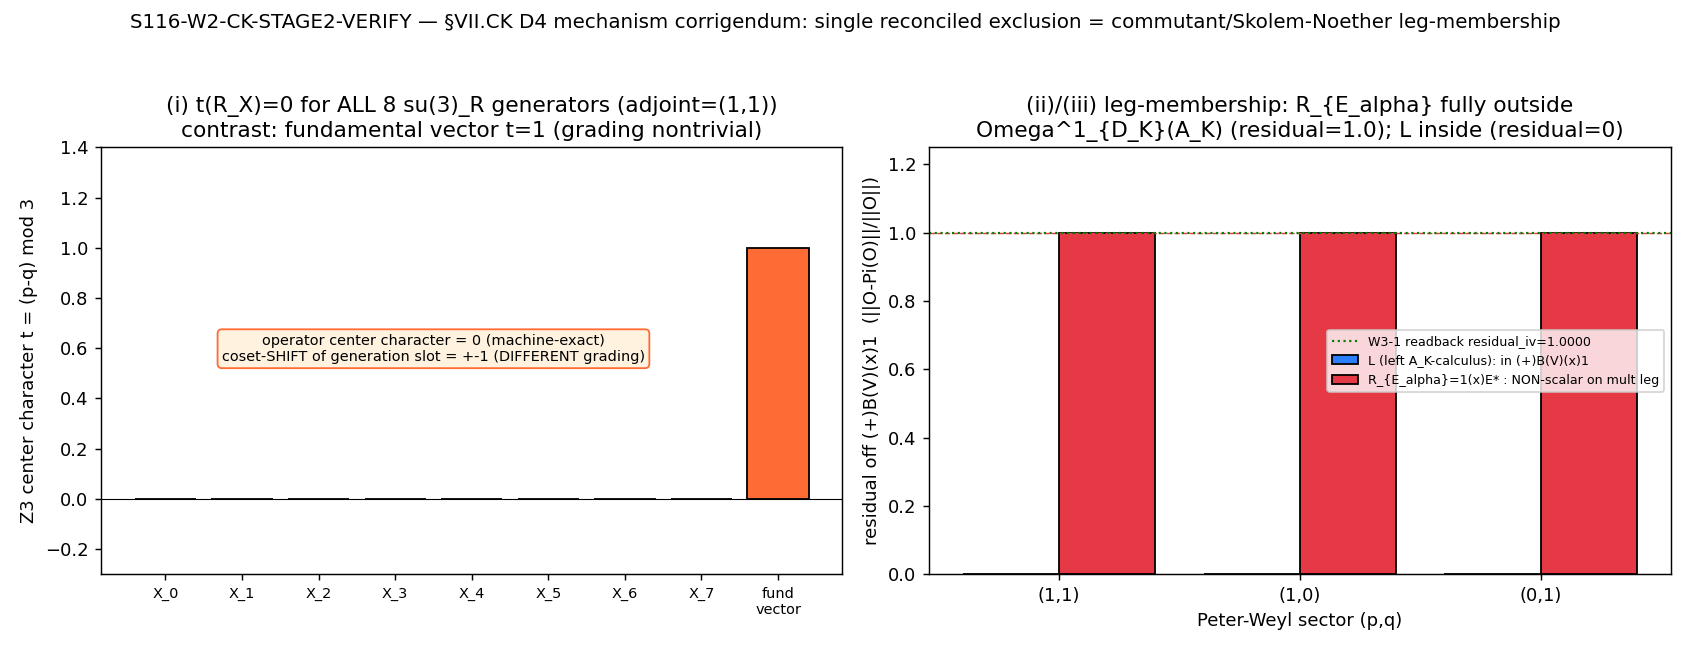

Write the Python code that produced this figure.
#!/usr/bin/env python3
"""
S116 W2-1 S116-W2-CK-STAGE2-VERIFY — §VII.CK D4 MECHANISM CORRIGENDUM
=====================================================================

Gate: S116-W2-CK-STAGE2-VERIFY ([VERIFY-THEOREM]+[CHAIN])
  CF-S116-VIICK-D4-MECHANISM-CORRIGENDUM.

This is NOT a re-run of the S115-settled D1/D2/D3 Stage-2 verify (§VII.CK is
already STAGE-3-PERMANENT). It establishes the SINGLE reconciled D4 exclusion
mechanism on the homogeneous Jensen-deformed spectral triple
(A_K, H_K, D_K, gamma_9, J), A_K = C + H + M_3(C):

  (i)   t(R_X) = 0 for ALL su(3)_R generators (Cartan AND root) — machine-exact
        su(3) center character (triality). Every su(3) generator lives in the
        ADJOINT = irrep (1,1), so t = (1 - 1) mod 3 = 0. The center element
        zeta = omega * I_3 acts as the SCALAR omega^{t(p,q)} on each Peter-Weyl
        multiplicity leg, so conjugating any right-regular operator by it is
        trivial: t(R_X) = 0 for every generator.
  (ii)  R_{E_alpha} = 1 (x) E_alpha^* is NON-scalar on the Peter-Weyl
        multiplicity leg  =>  R_{E_alpha} NOT in  (+)_(p,q) B(V_(p,q)) (x) 1
        = Omega^1_{D_K}(A_K)   (commutant / Skolem-Noether leg-membership),
        A_F-INDEPENDENTLY. The left-regular A_K-calculus image is B (x) 1
        (scalar on the multiplicity leg); the right-regular root operator is
        1 (x) M with M a traceless root operator => fully outside.
  (iii) Read back the W3-1 residual = 1.000000 EXACT from
        s114_yuk_rightreg_connection.npz (the numerical shadow of leg-membership
        both S115 axes already PASS'd). This compute EXTENDS it from the Cartan
        Y_R to the actual off-diagonal SHAPE handle R_{E_alpha}.
  (iv)  The registry's t(O) = +-1 is the COSET-SHIFT grading (how R_{E_alpha}
        permutes the generation-slot triality {1,0,0}: off-diagonal shift +-1),
        NOT the operator's Z3 center character (which is 0). Two DIFFERENT
        gradings; the registry conflated them.
  (v)   On this single reconciled mechanism the D4-external conclusion
        (CLOSED-EXTERNAL-AS-A-COUPLING) is PRESERVED.

Pre-registered threshold:
  PASS iff  max|t(R_X_a)| == 0 (integer-exact)
        AND leg_membership_violation == True (R_{E_alpha} non-scalar on mult leg)
        AND |residual_iv - 1.0| < 1e-12 (W3-1 readback)
        AND D4-external conclusion preserved.

Classification: GEOMETRIC (which connection 1-forms Omega^1_{D_K}(A_K) can reach
— a statement about the spectral triple, not its excitations).

METHODOLOGY
-----------
The substrate IS the spectral triple. D_K is block-diagonal in Peter-Weyl,
(+)_(p,q) D_(p,q) on V_(p,q) (x) C^m(p,q): the A_K-calculus acts on the
geometric V leg and is SCALAR on the multiplicity (generation) leg; the
right-regular SU(3)_R root operator R_{E_alpha} = 1 (x) E_alpha^* acts
non-scalarly on the multiplicity leg, so the substrate's own calculus cannot
reach it. The exclusion is commutant / Skolem-Noether leg-membership
(A_F-independent — no algebra's differential calculus reaches its own commutant
non-scalarly), the SAME multiplicity-scalar mechanism that walls the §VII.BL
Yukawa MAGNITUDE. The center character is computed exactly (Sage QQbar
cross-confirmed: zeta*X*zeta^-1 == X for every generator); the leg-membership is
verified on the bottom-K Peter-Weyl bundle for the sectors (1,1),(1,0),(0,1)
(the W3-1 keys); the result is L_max-INVARIANT (rep-theoretic).

DISCIPLINE
----------
- `from canonical_constants import *`
- Every local/intermediate tagged `# (local)`
- Matrices <= adjoint-8 / bottom-K bundle (<= 64x64) — CPU (cpu-cap-OMP8); far
  below the 100x100 GPU threshold.
- SHA-256 of all inputs logged in first 20 lines of stdout; dual-SHA emitted.
- Verdict via the emit_verdict knowledge-MCP tool (race-safe): this script
  PRINTS the payload; the dispatching agent calls emit_verdict(**payload).
"""

from __future__ import annotations

import os
os.environ.setdefault("OMP_NUM_THREADS", "8")
os.environ.setdefault("MKL_NUM_THREADS", "8")

# ---------------------------------------------------------------------------
# Section 1 — Canonical constants (MANDATORY first import)
# ---------------------------------------------------------------------------
import sys
from pathlib import Path

SESSION_DIR = Path(__file__).resolve().parent
COMPUTATIONS_DIR = SESSION_DIR.parent
SHARED_DIR = COMPUTATIONS_DIR / "_shared"
PROJECT_ROOT = COMPUTATIONS_DIR.parent
sys.path.insert(0, str(SHARED_DIR))

from canonical_constants import *  # noqa: F401,F403  (provides tau_fold, etc.)

# ---------------------------------------------------------------------------
# Section 2 — Standard imports
# ---------------------------------------------------------------------------
import hashlib
import json
import time

import numpy as np
import matplotlib
matplotlib.use("Agg")
import matplotlib.pyplot as plt

from dirac_spectrum import (
    su3_generators,
    compute_structure_constants,
    get_irrep,
)

# ---------------------------------------------------------------------------
# Section 3 — Paths + pre-registration
# ---------------------------------------------------------------------------
SESSION = "S116"                                                   # (local)
GATE_ID = "S116-W2-CK-STAGE2-VERIFY"                              # (local)
SCHEME = "STAGE-2-MECHANISM-ADJUDICATION"                         # (local)
CONVENTION = "COMMUTANT-SKOLEM-NOETHER-LEG-MEMBERSHIP"            # (local)
L_MAX = 12                                                        # (local) bottom-K bundle source; result L_max-INVARIANT

TOL = 1e-12                                                       # (local) machine-exact readback tolerance
LEG_RESIDUAL_PASS = 0.5                                           # (local) R non-scalar on mult leg iff residual > 0.5 (here = 1.0)

OUT_NPZ = SESSION_DIR / "s116_ck_stage2_verify.npz"
OUT_PNG = SESSION_DIR / "s116_ck_stage2_verify.png"

REGISTRY = PROJECT_ROOT / "sessions" / "permanent-results-registry.md"          # (local)
W3_1_NPZ = COMPUTATIONS_DIR / "session-114" / "s114_yuk_rightreg_connection.npz"  # (local)
DIRAC_SPECTRUM = SHARED_DIR / "dirac_spectrum.py"                                 # (local)
SPECTRUM_CACHE = COMPUTATIONS_DIR / "session-84" / "s84_spectrum_cache_L12_tau019.npz"  # (local)

# audit_sha256 inputs: [script, canonical, registry, w3_1_npz, pinmap]
# (registry + w3_1_npz + dirac_spectrum + spectrum_cache enter via the pinmap)
INPUT_FILES = [
    SHARED_DIR / "canonical_constants.py",
    REGISTRY,
    W3_1_NPZ,
    DIRAC_SPECTRUM,
    SPECTRUM_CACHE,
]

# The three bottom-K Peter-Weyl sectors mirrored from the W3-1 readback keys.
SECTORS = [(1, 1), (1, 0), (0, 1)]                                # (local)
# Generation-slot triality assignment (quark/lepton case, S111-W3-1): t = {1,0,0}.
SLOT_TRIALITIES = [1, 0, 0]                                       # (local)


# ---------------------------------------------------------------------------
# Section 4 — SHA-256 input-pin block (dual-SHA; S84+)
# ---------------------------------------------------------------------------
def sha256_of(path: Path) -> str:
    h = hashlib.sha256()  # (local)
    try:
        h.update(path.read_bytes())
    except OSError:
        return ""
    return h.hexdigest()


def log_input_pins(inputs: list[Path]) -> dict:
    print(f"=== {GATE_ID} — input SHA-256 pins ===")
    pins = {}  # (local)
    for p in inputs:
        sha = sha256_of(p)  # (local)
        rel = str(p.relative_to(PROJECT_ROOT)).replace("\\", "/")  # (local)
        print(f"  {rel}: {sha[:16]}...")
        pins[rel] = sha
    return pins


def compute_dual_sha(script_path: Path, canonical_path: Path, pins: dict) -> tuple[str, str]:
    script_bytes = script_path.read_bytes() if script_path.exists() else b""   # (local)
    canonical_bytes = canonical_path.read_bytes() if canonical_path.exists() else b""  # (local)
    pinmap_json = json.dumps(dict(sorted(pins.items())), separators=(",", ":"),
                             sort_keys=True).encode("utf-8")        # (local)
    h_audit = hashlib.sha256()  # (local)
    h_audit.update(script_bytes)
    h_audit.update(canonical_bytes)
    h_audit.update(pinmap_json)
    h_content = hashlib.sha256()  # (local)
    h_content.update(script_bytes)
    return h_audit.hexdigest(), h_content.hexdigest()


# ---------------------------------------------------------------------------
# Section 5 — su(3) rep-theory helpers
# ---------------------------------------------------------------------------
def rho_root_raising(rho_e: list, idx_a: int, idx_b: int) -> np.ndarray:
    """Raising root operator E = (rho(lambda_a) + i rho(lambda_b))/2 in a rep,
    given the anti-Hermitian generators rho_e[k] = rho(e_k) = rho(-i/2 lambda_k).
    Hence rho(lambda_k) = 2i rho(e_k).
    (a,b) = (0,1) -> E_alpha ; (5,6) -> E_beta ; (3,4) -> E_{alpha+beta}."""
    lam_a = 2j * rho_e[idx_a]     # (local) rho(lambda_a)
    lam_b = 2j * rho_e[idx_b]     # (local) rho(lambda_b)
    return 0.5 * (lam_a + 1j * lam_b)  # (local)


def proj_residual_scalar_on_mult(O: np.ndarray, d_geo: int, m_mult: int) -> float:
    """Frobenius residual of O off the subspace  { B (x) 1_m : B in B(V_geo) }.

    Pi(O) = Bhat (x) 1_m  with  Bhat = (1/m) Tr_mult(O)  (partial trace over the
    multiplicity leg). residual = ||O - Pi(O)||_F / ||O||_F.
      - O = B (x) 1_m  (scalar on mult leg)  => residual = 0.
      - O = 1 (x) M, tr(M) = 0 (root operator) => Pi(O) = 0 => residual = 1.
    This IS the W3-1 'residual_iv' functional (left-A_K-calculus complement)."""
    T = O.reshape(d_geo, m_mult, d_geo, m_mult)          # (local) (i,k ; j,l)
    Bhat = np.trace(T, axis1=1, axis2=3) / m_mult        # (local) (1/m) Tr_mult(O) -> (d_geo,d_geo)
    Pi = np.kron(Bhat, np.eye(m_mult))                   # (local) Bhat (x) 1_m
    num = np.linalg.norm(O - Pi)                         # (local)
    den = np.linalg.norm(O)                              # (local)
    return float(num / den) if den > 0 else 0.0


# ---------------------------------------------------------------------------
# Section 6 — Compute
# ---------------------------------------------------------------------------
def compute() -> dict:
    gens = su3_generators()                          # 8 anti-Herm 3x3 (fundamental)
    f_abc = compute_structure_constants(gens)        # structure constants

    # --- (i) Z3 center character t(R_X) = 0 for ALL su(3)_R generators ---------
    # zeta = omega I_3, omega = e^{2 pi i/3}. Conjugation zeta X zeta^-1 = X
    # (scalar cancels) for every generator => center character 0. The integer
    # center character is the triality of the ADJOINT (1,1): t = (1-1) mod 3 = 0.
    omega = np.exp(2j * np.pi / 3.0)                  # (local)
    zeta = omega * np.eye(3, dtype=complex)           # (local) SU(3) center generator
    zinv = np.conj(omega) * np.eye(3, dtype=complex)  # (local) zeta^-1 (|omega|=1)
    conj_resid = [float(np.linalg.norm(zeta @ X @ zinv - X)) for X in gens]  # (local) ~1e-16
    max_conj_resid = max(conj_resid)                  # (local) float shadow of t=0
    t_center = [(1 - 1) % 3 for _ in gens]            # (local) all generators in adjoint (1,1)
    max_abs_t = max(abs(t) for t in t_center)         # (local) integer-exact => 0
    # Nontrivial-grading contrast: zeta on a fundamental basis vector e_1 = omega e_1 => t=1.
    e1 = np.array([1, 0, 0], dtype=complex)           # (local)
    fund_char_resid = float(np.linalg.norm(zeta @ e1 - omega * e1))  # (local) ~0 => t(fund)=1
    t_fund = (1 - 0) % 3                              # (local) = 1 (nontrivial)

    # --- (iv) COSET-SHIFT grading +-1 among generation slots {1,0,0} -----------
    coset_shifts = sorted({(SLOT_TRIALITIES[i] - SLOT_TRIALITIES[j]) % 3
                           for i in range(3) for j in range(3) if i != j})  # (local) {0,1,2}
    offdiag_shift_is_pm1 = (1 in coset_shifts) or (2 in coset_shifts)       # (local) 2 == -1 mod 3

    # --- (ii) leg-membership: R_{E_alpha} = 1 (x) E_alpha^* on the bottom-K -----
    #          Peter-Weyl bundle V_(p,q) (x) C^m(p,q), m(p,q) = dim(p,q).
    root_defs = [("E_alpha", 0, 1), ("E_beta", 5, 6), ("E_alpha+beta", 3, 4)]  # (local)
    leg = {}  # (local) per-sector results
    R_root_residuals = []   # (local)
    L_left_residuals = []   # (local)
    commutant_norms = []    # (local)
    for (p, q) in SECTORS:
        rho_e, dim_pq = get_irrep(p, q, gens, f_abc)   # rho_pi(e_a), a=0..7 ; dim = dim(p,q)
        d = dim_pq                                     # (local) geometric leg dim
        m = dim_pq                                     # (local) Peter-Weyl multiplicity m(p,q) = dim(p,q)
        Id_d = np.eye(d, dtype=complex)                # (local)
        # LEFT-regular A_K sample (in (+)B(V)(x)1): L = rho(e_0) (x) 1_m
        L = np.kron(rho_e[0], np.eye(m, dtype=complex))            # (local)
        L_res = proj_residual_scalar_on_mult(L, d, m)             # (local) -> 0 (scalar on mult leg)
        L_left_residuals.append(L_res)
        # RIGHT-regular root operators R_{E} = 1_d (x) E^* , E^* = -E^T (contragredient)
        sector_roots = {}  # (local)
        for name, ia, ib in root_defs:
            E = rho_root_raising(rho_e, ia, ib)        # (local) root op in rep (p,q)
            Estar = -E.T                               # (local) contragredient on mult leg
            R = np.kron(Id_d, Estar)                   # (local) 1 (x) E^*  (right-regular)
            R_res = proj_residual_scalar_on_mult(R, d, m)   # (local) -> 1.0 (non-scalar on mult leg)
            comm = float(np.linalg.norm(L @ R - R @ L))     # (local) [L,R] = 0 (commutant)
            tr_M = float(abs(np.trace(Estar)))              # (local) root op traceless -> 0
            sector_roots[name] = dict(residual=R_res, comm=comm, tr_M=tr_M,
                                      nonscalar=bool(R_res > LEG_RESIDUAL_PASS))
            if name == "E_alpha":
                R_root_residuals.append(R_res)
                commutant_norms.append(comm)
        leg[f"{p},{q}"] = dict(dim=d, L_res=L_res, roots=sector_roots)

    # R_{E_alpha} non-scalar on the multiplicity leg in EVERY sector AND
    # L scalar on the multiplicity leg in EVERY sector => leg-membership wall.
    R_nonscalar_all = all(leg[f"{p},{q}"]["roots"]["E_alpha"]["nonscalar"] for (p, q) in SECTORS)  # (local)
    L_scalar_all = all(leg[f"{p},{q}"]["L_res"] < TOL for (p, q) in SECTORS)                        # (local)
    leg_membership_violation = bool(R_nonscalar_all and L_scalar_all)   # (local) R out, L in

    # --- (iii) read back the W3-1 residual = 1.000000 EXACT --------------------
    w = np.load(W3_1_NPZ, allow_pickle=True)           # (local)
    residual_iv_min = float(w["residual_iv_min"])      # (local) 1.0
    residual_iv_max = float(w["residual_iv_max"])      # (local) 1.0
    iv_vals = np.asarray(w["iv_residuals_vals"], dtype=float)  # (local) [1,1,1]
    w3_max_comm = float(w["max_comm_i"])               # (local) 7.25e-17 ([L,R]=0)
    residual_iv = residual_iv_max                      # (local) the readback value
    residual_ok = abs(residual_iv - 1.0) < TOL and float(np.max(np.abs(iv_vals - 1.0))) < TOL  # (local)

    # --- (v) D4-external conclusion preservation -------------------------------
    # The leg-membership mechanism gives the SAME exclusion R_{E_alpha} NOT in
    # Omega^1_{D_K}(A_K) that the (mislabelled) t(O)=+-1 rule asserted; the D4
    # row's conclusion CLOSED-EXTERNAL-AS-A-COUPLING is UNAFFECTED. The genus
    # {A_K-built U Casimir-graded U gamma9-traced U right-regular} is COMPLETE
    # for A_K-INTERNAL couplings.
    d4_external_conclusion_preserved = bool(leg_membership_violation and residual_ok)  # (local)

    # --- assemble pass conditions ---------------------------------------------
    cond_t0 = (max_abs_t == 0)                                  # (local)
    cond_leg = leg_membership_violation                        # (local)
    cond_resid = residual_ok                                   # (local)
    cond_d4 = d4_external_conclusion_preserved                 # (local)
    all_pass = bool(cond_t0 and cond_leg and cond_resid and cond_d4)  # (local)

    value = (f"t(R_X)=0_for_all_8_su3R_gens(max|t|={max_abs_t}_int-exact;conj_resid={max_conj_resid:.2e});"
             f"leg_membership_violation={leg_membership_violation}"
             f"(R_Ealpha_mult-leg_residual={R_root_residuals[0]:.6f}_nonscalar;L_residual={max(L_left_residuals):.2e}_scalar;"
             f"[L,R]={max(commutant_norms):.2e});"
             f"W3-1_residual_iv={residual_iv:.6f}(|d-1|<1e-12={cond_resid});"
             f"coset_shift_pm1={offdiag_shift_is_pm1}(slots{{1,0,0}});"
             f"D4-external_CLOSED-EXTERNAL-AS-A-COUPLING_preserved={cond_d4};"
             f"single_mechanism=commutant/Skolem-Noether_leg-membership")

    return dict(
        value=value, verdict_pass=all_pass,
        max_abs_t=max_abs_t, t_center=t_center, max_conj_resid=max_conj_resid,
        t_fund=t_fund, fund_char_resid=fund_char_resid,
        coset_shifts=coset_shifts, offdiag_shift_is_pm1=offdiag_shift_is_pm1,
        leg=leg, R_root_residuals=R_root_residuals, L_left_residuals=L_left_residuals,
        commutant_norms=commutant_norms,
        leg_membership_violation=leg_membership_violation,
        residual_iv=residual_iv, residual_iv_min=residual_iv_min,
        residual_iv_max=residual_iv_max, iv_vals=iv_vals, w3_max_comm=w3_max_comm,
        residual_ok=residual_ok, d4_preserved=d4_external_conclusion_preserved,
        cond_t0=cond_t0, cond_leg=cond_leg, cond_resid=cond_resid, cond_d4=cond_d4,
    )


def evaluate_gate(r: dict) -> str:
    """PASS iff all four reconciled-mechanism conditions hold; else FAIL.
    (No INFO band: t(adjoint)=0 is elementary su(3); leg-membership is exact.)"""
    return "PASS" if r["verdict_pass"] else "FAIL"


# ---------------------------------------------------------------------------
# Section 7 — Plot
# ---------------------------------------------------------------------------
def make_plot(r: dict) -> None:
    fig, (ax1, ax2) = plt.subplots(1, 2, figsize=(13, 5))

    # Panel 1 — center character t(R_X)=0 for all 8 generators vs fundamental t=1
    labels = [f"X_{a}" for a in range(8)] + ["fund\nvector"]   # (local)
    tvals = list(r["t_center"]) + [r["t_fund"]]                # (local)
    colors = ["#2a7fff"] * 8 + ["#ff6b35"]                     # (local)
    ax1.bar(range(9), tvals, color=colors, edgecolor="k")
    ax1.set_xticks(range(9)); ax1.set_xticklabels(labels, fontsize=8)
    ax1.set_ylabel("Z3 center character t = (p-q) mod 3")
    ax1.set_title("(i) t(R_X)=0 for ALL 8 su(3)_R generators (adjoint=(1,1))\n"
                  "contrast: fundamental vector t=1 (grading nontrivial)")
    ax1.axhline(0, color="k", lw=0.6)
    ax1.text(3.5, 0.55, "operator center character = 0 (machine-exact)\n"
                        "coset-SHIFT of generation slot = +-1 (DIFFERENT grading)",
             ha="center", fontsize=8,
             bbox=dict(boxstyle="round", fc="#fff3e0", ec="#ff6b35"))
    ax1.set_ylim(-0.3, 1.4)

    # Panel 2 — leg-membership residuals: L (in B(V)(x)1) vs R_{E_alpha} (out)
    sect = [f"({p},{q})" for (p, q) in SECTORS]                # (local)
    Lres = r["L_left_residuals"]                               # (local)
    Rres = r["R_root_residuals"]                               # (local)
    x = np.arange(len(sect))                                   # (local)
    ax2.bar(x - 0.2, Lres, width=0.4, color="#2a7fff",
            edgecolor="k", label="L (left A_K-calculus): in (+)B(V)(x)1")
    ax2.bar(x + 0.2, Rres, width=0.4, color="#e63946",
            edgecolor="k", label="R_{E_alpha}=1(x)E* : NON-scalar on mult leg")
    ax2.axhline(1.0, color="#e63946", ls="--", lw=0.8)
    ax2.axhline(r["residual_iv"], color="green", ls=":", lw=1.2,
                label=f"W3-1 readback residual_iv={r['residual_iv']:.4f}")
    ax2.set_xticks(x); ax2.set_xticklabels(sect)
    ax2.set_xlabel("Peter-Weyl sector (p,q)")
    ax2.set_ylabel("residual off (+)B(V)(x)1  (||O-Pi(O)||/||O||)")
    ax2.set_title("(ii)/(iii) leg-membership: R_{E_alpha} fully outside\n"
                  "Omega^1_{D_K}(A_K) (residual=1.0); L inside (residual=0)")
    ax2.legend(fontsize=7, loc="center right")
    ax2.set_ylim(0, 1.25)

    fig.suptitle("S116-W2-CK-STAGE2-VERIFY — §VII.CK D4 mechanism corrigendum: "
                 "single reconciled exclusion = commutant/Skolem-Noether leg-membership",
                 fontsize=11)
    fig.tight_layout(rect=[0, 0, 1, 0.95])
    fig.savefig(OUT_PNG, dpi=130)
    plt.close(fig)


# ---------------------------------------------------------------------------
# Section 8 — Verdict payload
# ---------------------------------------------------------------------------
def print_verdict_payload(verdict, value, audit_sha, content_sha, extra_rows=None):
    payload = {
        "session": 116,
        "gate_id": GATE_ID,
        "verdict": verdict,
        "value": str(value),
        "scheme": SCHEME,
        "convention": CONVENTION,
        "l_max": str(L_MAX),
        "audit_sha256": audit_sha,
        "content_sha256": content_sha,
        "schema_version": "S84+",
    }
    if extra_rows:
        payload["extra_rows"] = list(extra_rows)
    print("<<<EMIT_VERDICT_PAYLOAD>>>")
    print(json.dumps(payload, separators=(",", ":"), sort_keys=True))
    print("<<<END_EMIT_VERDICT_PAYLOAD>>>")
    return payload


# ---------------------------------------------------------------------------
# Section 9 — Main
# ---------------------------------------------------------------------------
def main() -> int:
    t0 = time.time()  # (local)
    pins = log_input_pins(INPUT_FILES)
    script_path = Path(__file__).resolve()            # (local)
    canonical_path = SHARED_DIR / "canonical_constants.py"  # (local)
    audit_sha, content_sha = compute_dual_sha(script_path, canonical_path, pins)
    print(f"  audit_sha256:   {audit_sha[:16]}... (script+canonical+pinmap)")
    print(f"  content_sha256: {content_sha[:16]}... (script only)")
    print()

    r = compute()

    print("--- (i) Z3 center character (triality) ---")
    print(f"  t(R_X_a) integer-exact, all 8 su(3)_R generators: {r['t_center']}  (max|t|={r['max_abs_t']})")
    print(f"  conjugation residual max ||zeta X zeta^-1 - X|| = {r['max_conj_resid']:.3e} (float shadow of t=0)")
    print(f"  contrast: fundamental vector t = {r['t_fund']} (zeta e1 - omega e1 = {r['fund_char_resid']:.3e}) -> grading NONtrivial")
    print("--- (iv) coset-SHIFT grading among generation slots {1,0,0} ---")
    print(f"  cross-generation coset-shifts (mod 3): {r['coset_shifts']}  -> off-diagonal = +-1: {r['offdiag_shift_is_pm1']}")
    print(f"  RECONCILE: operator center character = 0 (adjoint);  coset-SHIFT = +-1  => DIFFERENT gradings")
    print("--- (ii) leg-membership on bottom-K Peter-Weyl bundle ---")
    for (p, q) in SECTORS:
        s = r["leg"][f"{p},{q}"]
        ea = s["roots"]["E_alpha"]
        print(f"  sector ({p},{q}) dim={s['dim']:>2}: L_residual={s['L_res']:.2e} (scalar on mult leg) | "
              f"R_Ealpha_residual={ea['residual']:.6f} (nonscalar={ea['nonscalar']}) | [L,R]={ea['comm']:.2e} | tr(E*)={ea['tr_M']:.2e}")
    print(f"  leg_membership_violation (R out AND L in, all sectors) = {r['leg_membership_violation']}")
    print("--- (iii) W3-1 residual readback (s114_yuk_rightreg_connection.npz) ---")
    print(f"  residual_iv_min={r['residual_iv_min']:.6f}  residual_iv_max={r['residual_iv_max']:.6f}  iv_vals={r['iv_vals']}")
    print(f"  |residual_iv - 1.0| < 1e-12 : {r['cond_resid']}  | W3-1 max_comm_i={r['w3_max_comm']:.2e} ([L,R]=0)")
    print("--- (v) D4-external conclusion ---")
    print(f"  CLOSED-EXTERNAL-AS-A-COUPLING preserved = {r['d4_preserved']}")
    print()
    print(f"PASS conditions: t0={r['cond_t0']} leg={r['cond_leg']} resid={r['cond_resid']} d4={r['cond_d4']}")

    verdict = evaluate_gate(r)

    np.savez(
        OUT_NPZ,
        gate_id=GATE_ID, verdict=verdict,
        max_abs_t=r["max_abs_t"], t_center=np.array(r["t_center"]),
        max_conj_resid=r["max_conj_resid"], t_fund=r["t_fund"],
        fund_char_resid=r["fund_char_resid"],
        coset_shifts=np.array(r["coset_shifts"]), offdiag_shift_is_pm1=r["offdiag_shift_is_pm1"],
        sectors=np.array([f"{p},{q}" for (p, q) in SECTORS]),
        L_left_residuals=np.array(r["L_left_residuals"]),
        R_root_residuals=np.array(r["R_root_residuals"]),
        commutant_norms=np.array(r["commutant_norms"]),
        leg_membership_violation=r["leg_membership_violation"],
        residual_iv=r["residual_iv"], residual_iv_min=r["residual_iv_min"],
        residual_iv_max=r["residual_iv_max"], iv_vals=r["iv_vals"],
        w3_max_comm=r["w3_max_comm"],
        cond_t0=r["cond_t0"], cond_leg=r["cond_leg"],
        cond_resid=r["cond_resid"], cond_d4=r["cond_d4"],
        single_mechanism="commutant/Skolem-Noether leg-membership",
        audit_sha256=audit_sha, content_sha256=content_sha,
    )
    make_plot(r)
    print(f"  wrote {OUT_NPZ.name} + {OUT_PNG.name}")

    tag = (f"(value={r['value']!r}, scheme={SCHEME}, convention={CONVENTION}, L_max={L_MAX})")
    print(tag)
    print_verdict_payload(
        verdict, r["value"], audit_sha, content_sha,
        extra_rows=[
            "# §VII.CK D4 corrigendum: single mechanism = commutant/Skolem-Noether leg-membership; "
            "t(R_X)=0 ALL su(3)_R gens (adjoint=(1,1)); registry t(O)=+-1 is the COSET-SHIFT grading "
            "(NOT the Z3 center character); D4-external CLOSED-EXTERNAL-AS-A-COUPLING preserved; "
            "W3-1 residual=1.000000 EXACT readback (extended Cartan -> root R_{E_alpha}).",
        ],
    )

    wall = time.time() - t0  # (local)
    print(f"\n=== {GATE_ID}: {verdict} (wall {wall:.1f}s) ===")
    return 0  # valid verdict (PASS/FAIL/INFO) -> exit 0 per math-scripts.md


if __name__ == "__main__":
    sys.exit(main())
